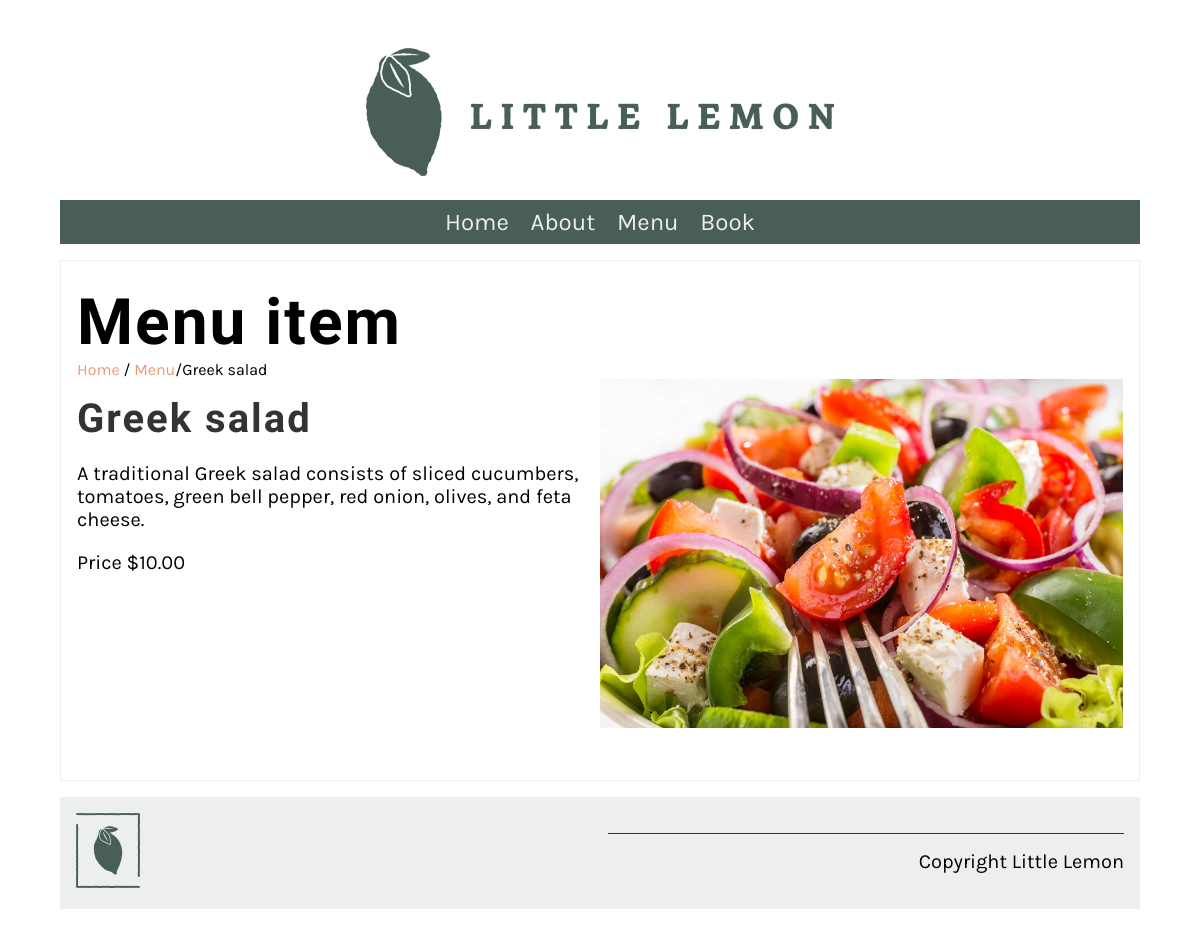
Screenshot of /menu_item/1/ with the database file from the repository.
### myapp/models.py (models this page shows, shortened)
class Menu(models.Model):
    name = models.CharField(max_length=200)
    price = models.IntegerField()
    menu_item_description = models.TextField(max_length=1000, default="")

### myapp/views.py (the view)
# urls.py: path("menu_item/<int:pk>/", views.display_menu_items, name="menu_item"),
def display_menu_items(request, pk=None):
    if pk:
        menu_item = Menu.objects.get(pk=pk)
    else:
        menu_item = ""
    return render(request, "menu_item.html", {"menu_item": menu_item})

### myapp/templates/menu_item.html
{% extends 'base.html' %} {% load static %} {% block content %}
<section>
  <article>
    <h1>Menu item</h1>
    <span>
      <a href="{% url 'home' %}">Home</a> /
      <a href="{% url 'menu' %}">Menu</a>/{{menu_item.name}}
    </span>
    <div class="row">
      <div class="column">
        <h2>
          {{menu_item.name}}
        </h2>
        <p>
          {{menu_item.menu_item_description}}
        </p>
        <p>
          Price ${{menu_item.price}}.00
        </p>
      </div>
      <div class="column">
        <img
          src="/myapp/static/img/menu_items/{{menu_item.name}}.jpg"
          alt="{{ menu_item.name}}"
        />
      </div>
    </div>
  </article>
</section>
{% endblock %}

### myapp/static/css/style.css (style rules this page uses)
body { font-family: 'Karla', sans-serif; margin-top: 3rem; margin-bottom: 3rem; margin-left: 5%; margin-right: 5%; }
h1, h2, h3, h4, h5, h6 { font-family: 'Markazi Text', serif; letter-spacing: 2px;; }
h1 { font-size: 4rem; margin-top: 1.5rem; margin-bottom: 0; }
h2 { font-size: 2.5rem; color: #333333; margin:1rem 0; }
p, ul { font-size: 1.25rem;; }
a { color: #EE9972; text-decoration: none; }
section { display: flex; gap: 2rem 1rem; margin-top: 1rem; margin-bottom: 1rem; flex-direction: row; }
article { flex:1; }
article img { max-width: 100%; }
main article { border: 1px solid #EDEFEE; padding-left: 1rem; padding-right: 1rem; }
.row { display: flex; flex-direction: row; width: 100%; padding-bottom: 1rem; }
.column { flex-basis: 50%; margin-bottom: 1rem; padding-bottom: 1rem; }

### rows the page displays
Menu: name "Greek salad", menu_item_description "A traditional Greek salad consists of sliced cucumbers, tomatoes, green bell pepper, red onion, olives, and feta cheese.", price "10", name (picture)
